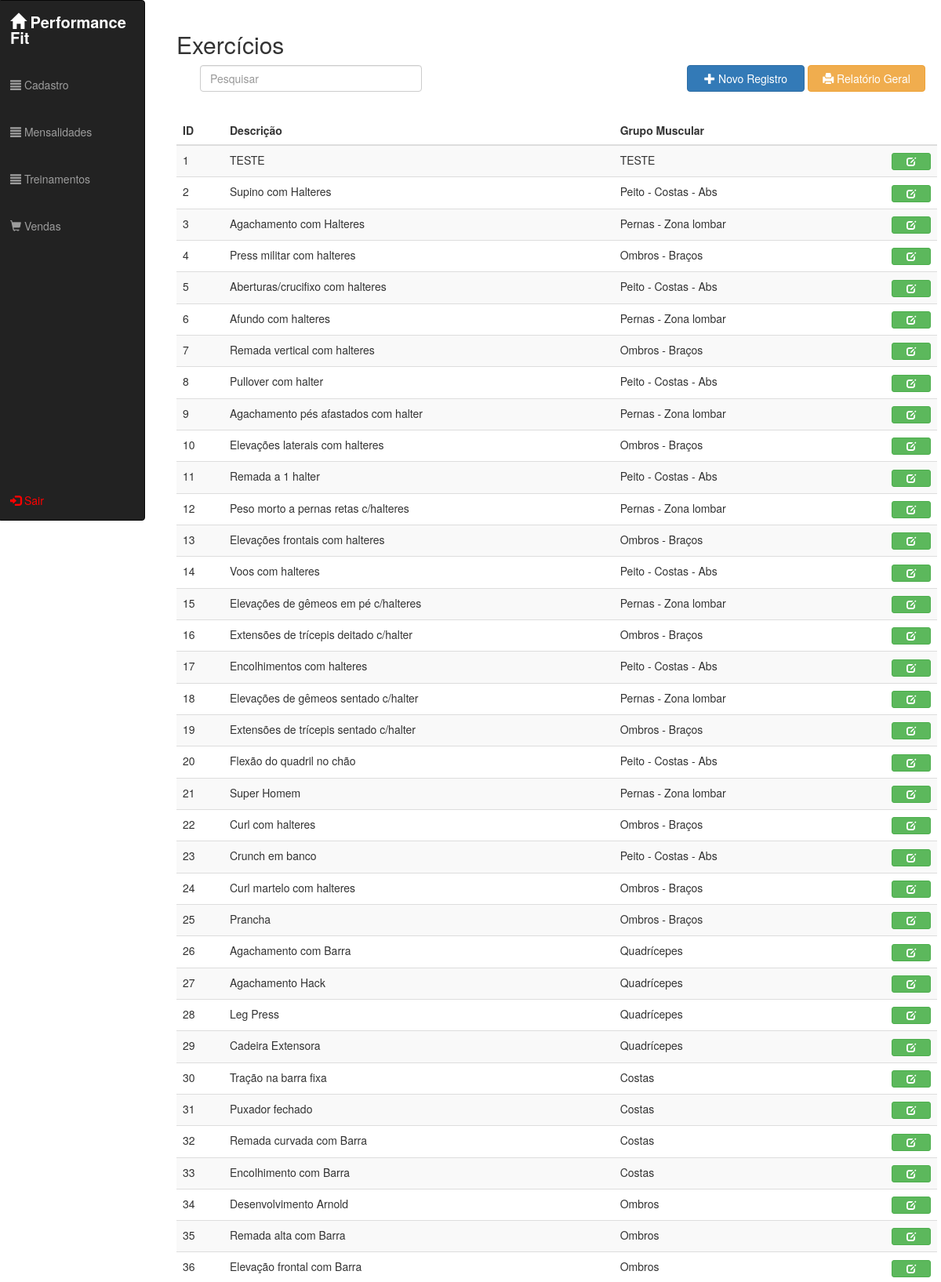
Screenshot of /view.exercicios (signed in, upper part) with the database file from the repository.
### tables this page shows
CREATE TABLE `exercicios` (
  `idexercicios` int(11) NOT NULL,
  `descricao_exe` varchar(100) NOT NULL,
  `grupo_muscular_exe` varchar(50) NOT NULL
);

### _app/Config.inc.php (called while the page is built, shortened)
<?php
function MyAutoLoad($Class) {
    $cDir = ['Conn', 'Helpers', 'Models', 'WorkControl'];
    $iDir = null;
    foreach ($cDir as $dirName):
        if (!$iDir && file_exists(__DIR__ . '/' . $dirName . '/' . $Class . '.class.php') && !is_dir(__DIR__ . '/' . $dirName . '/' . $Class . '.class.php')):
            $iDir = true;
        endif;
    endforeach;
}

### _app/Conn/Conn.class.php (called while the page is built, shortened)
<?php
class Conn {
    private static $Host = SIS_DB_HOST;
    private static $User = SIS_DB_USER;
    private static $Pass = SIS_DB_PASS;
    private static $Dbsa = SIS_DB_DBSA;
    private static $Connect = null;
    private static function Conectar() {
        try {
            if (self::$Connect == null):
                $dsn = 'mysql:host=' . self::$Host . ';dbname=' . self::$Dbsa;
                $options = [ PDO::MYSQL_ATTR_INIT_COMMAND => 'SET NAMES UTF8'];
                self::$Connect = new PDO($dsn, self::$User, self::$Pass, $options);
                self::$Connect->setAttribute(PDO::ATTR_ERRMODE, PDO::ERRMODE_EXCEPTION);
            endif;
        } catch (PDOException $e) {
            PHPErro($e->getCode(), $e->getMessage(), $e->getFile(), $e->getLine());
            die;
        }
        return self::$Connect;
    }
    public static function getConn() {
        return self::Conectar();
    }
}

### _app/Conn/Read.class.php (called while the page is built, shortened)
<?php
class Read {
    private $Select;
    private $Result;
    private $Read;
    private $Conn;
    public function __construct() {
        $this->Conn = Conn::getConn();
    }
    public function getResult() {
        return $this->Result;
    }
    public function FullRead($Query, $ParseString = null) {
        $this->Select = (string) $Query;
        $this->Execute();
    }
    private function Connect() {
        $this->Read = $this->Conn->prepare($this->Select);
        $this->Read->setFetchMode(PDO::FETCH_ASSOC);
    }
    private function Execute() {
        $this->Connect();
        try {
            $this->Read->execute();
            $this->Result = $this->Read->fetchAll();
        } catch (PDOException $e) {
            $this->Result = null;
            Erro("<b>Erro ao Ler:</b> {$e->getMessage()}", $e->getCode());
        }
    }
}

### Views/view.exercicios.php (the view, shortened to what this page needs)
<?php require REQUIRE_PATH . '/menu.php'; ?>
<div class="col-md-10 modals">
    <br>
    <h2>Exercícios</h2>
    <div>
        <div class="col-md-12" align="right">
            <form action="" method="POST">
                <div class="form-group col-md-4">
                    <input type="text" placeholder="Pesquisar" class="form-control pesquisar pesquisar-exercicio">
                </div>
            </form>
            <button type="button" class="btn btn-primary open-modal-create"><i class="glyphicon glyphicon-plus"></i> Novo Registro</button>
            <a class="relatorio-geral" href="http://localhost/academia/Views/view.exercicios.relatorio.php" target="_blank"><button class="btn btn-warning"><i class="glyphicon glyphicon-print"></i> Relatório Geral</button></a>
        </div>
        <div class="form-group col-md-12 mensagens-retorno">
        </div>
        <table class="table table-striped modal-table">
            <thead>
                <tr>
                    <th>ID</th>
                    <th>Descrição</th>
                    <th>Grupo Muscular</th>
                    <th></th>
                </tr>
            </thead>
            <tbody class="j-result-exercicios">
                <?php
                $ReadExercicios = new Read;
                $ReadExercicios->FullRead("SELECT * FROM exercicios");
                foreach ($ReadExercicios->getResult() as $e):
                    extract($e);
                    echo "<tr id='{$idexercicios}'>"
                    . "<td>{$idexercicios}</td>"
                    . "<td>{$descricao_exe}</td>"
                    . "<td>{$grupo_muscular_exe}</td>"
                    . "<td align='right'>"
                    . "<button class='btn btn-success btn-xs open-modal-update j-open-modal-update-exercicio' idexercicios='{$idexercicios}'><i class='glyphicon glyphicon-edit'></i></button> "
                    . "</td>"
                    . "</tr>";
                endforeach;
                ?>
            </tbody>
        </table>
    </div>
</div>

### Views/css/style.css (style rules this page uses)
.btn-success { width: 150px; }
.btn-warning { width: 150px; }
.btn-primary { width: 150px; }
.open-modal-update { width: 50px; }
.modals { margin-left: 210px; }

### rows the page displays
exercicios: idexercicios "1", descricao_exe "TESTE", grupo_muscular_exe "TESTE"
exercicios: idexercicios "2", descricao_exe "Supino com Halteres", grupo_muscular_exe "Peito - Costas - Abs"
exercicios: idexercicios "3", descricao_exe "Agachamento com Halteres", grupo_muscular_exe "Pernas - Zona lombar"
exercicios: idexercicios "4", descricao_exe "Press militar com halteres", grupo_muscular_exe "Ombros - Braços"
exercicios: idexercicios "5", descricao_exe "Aberturas/crucifixo com halteres", grupo_muscular_exe "Peito - Costas - Abs"
exercicios: idexercicios "6", descricao_exe "Afundo com halteres", grupo_muscular_exe "Pernas - Zona lombar"
exercicios: idexercicios "7", descricao_exe "Remada vertical com halteres", grupo_muscular_exe "Ombros - Braços"
exercicios: idexercicios "8", descricao_exe "Pullover com halter", grupo_muscular_exe "Peito - Costas - Abs"
exercicios: idexercicios "9", descricao_exe "Agachamento pés afastados com halter", grupo_muscular_exe "Pernas - Zona lombar"
exercicios: idexercicios "10", descricao_exe "Elevações laterais com halteres", grupo_muscular_exe "Ombros - Braços"
exercicios: idexercicios "11", descricao_exe "Remada a 1 halter", grupo_muscular_exe "Peito - Costas - Abs"
exercicios: idexercicios "12", descricao_exe "Peso morto a pernas retas c/halteres", grupo_muscular_exe "Pernas - Zona lombar"
exercicios: idexercicios "13", descricao_exe "Elevações frontais com halteres", grupo_muscular_exe "Ombros - Braços"
exercicios: idexercicios "14", descricao_exe "Voos com halteres", grupo_muscular_exe "Peito - Costas - Abs"
exercicios: idexercicios "15", descricao_exe "Elevações de gêmeos em pé c/halteres", grupo_muscular_exe "Pernas - Zona lombar"
exercicios: idexercicios "16", descricao_exe "Extensões de trícepis deitado c/halter", grupo_muscular_exe "Ombros - Braços"
exercicios: idexercicios "17", descricao_exe "Encolhimentos com halteres", grupo_muscular_exe "Peito - Costas - Abs"
exercicios: idexercicios "18", descricao_exe "Elevações de gêmeos sentado c/halter", grupo_muscular_exe "Pernas - Zona lombar"
exercicios: idexercicios "19", descricao_exe "Extensões de trícepis sentado c/halter", grupo_muscular_exe "Ombros - Braços"
exercicios: idexercicios "20", descricao_exe "Flexão do quadril no chão", grupo_muscular_exe "Peito - Costas - Abs"
exercicios: idexercicios "21", descricao_exe "Super Homem", grupo_muscular_exe "Pernas - Zona lombar"
exercicios: idexercicios "22", descricao_exe "Curl com halteres", grupo_muscular_exe "Ombros - Braços"
exercicios: idexercicios "23", descricao_exe "Crunch em banco", grupo_muscular_exe "Peito - Costas - Abs"
exercicios: idexercicios "24", descricao_exe "Curl martelo com halteres", grupo_muscular_exe "Ombros - Braços"
exercicios: idexercicios "25", descricao_exe "Prancha", grupo_muscular_exe "Ombros - Braços"
exercicios: idexercicios "26", descricao_exe "Agachamento com Barra", grupo_muscular_exe "Quadrícepes"
exercicios: idexercicios "27", descricao_exe "Agachamento Hack", grupo_muscular_exe "Quadrícepes"
exercicios: idexercicios "28", descricao_exe "Leg Press", grupo_muscular_exe "Quadrícepes"
exercicios: idexercicios "29", descricao_exe "Cadeira Extensora", grupo_muscular_exe "Quadrícepes"
exercicios: idexercicios "30", descricao_exe "Tração na barra fixa", grupo_muscular_exe "Costas"
exercicios: idexercicios "31", descricao_exe "Puxador fechado", grupo_muscular_exe "Costas"
exercicios: idexercicios "32", descricao_exe "Remada curvada com Barra", grupo_muscular_exe "Costas"
exercicios: idexercicios "33", descricao_exe "Encolhimento com Barra", grupo_muscular_exe "Costas"
exercicios: idexercicios "34", descricao_exe "Desenvolvimento Arnold", grupo_muscular_exe "Ombros"
exercicios: idexercicios "35", descricao_exe "Remada alta com Barra", grupo_muscular_exe "Ombros"
exercicios: idexercicios "36", descricao_exe "Elevação frontal com Barra", grupo_muscular_exe "Ombros"
